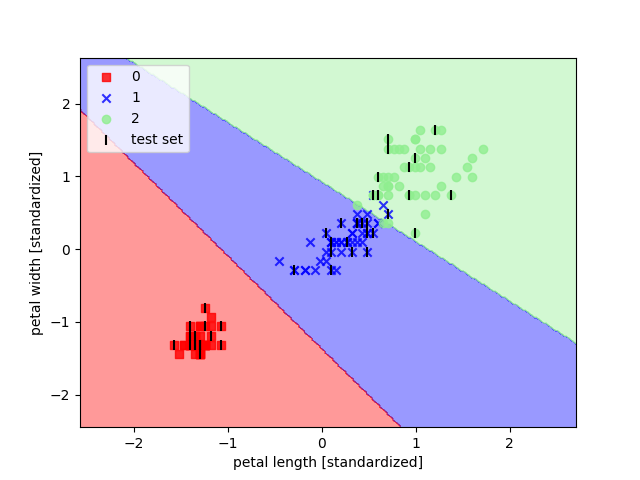

Reproduce this figure in Python.
import matplotlib.pyplot as plt
import numpy as np
from Util import plot_decision_regions
from sklearn.linear_model import LogisticRegression
from sklearn import datasets
from sklearn.cross_validation import train_test_split
from sklearn.preprocessing import StandardScaler

iris = datasets.load_iris()
X = iris.data[:, [2, 3]]
y = iris.target

X_train, X_test, y_train, y_test = train_test_split(
    X, y, test_size=0.3, random_state=0)
sc = StandardScaler()
sc.fit(X_train)
X_train_std = sc.transform(X_train)
X_test_std = sc.transform(X_test)
lr = LogisticRegression(C=1000.0, random_state=0, penalty='l1')
lr.fit(X_train_std, y_train)
X_combined_std = np.vstack((X_train_std, X_test_std))
y_combined = np.hstack((y_train, y_test))

plot_decision_regions(X_combined_std, y_combined, lr, test_idx=range(105, 150))

plt.xlabel('petal length [standardized]')
plt.ylabel('petal width [standardized]')
plt.legend(loc='upper left')

plt.show()
